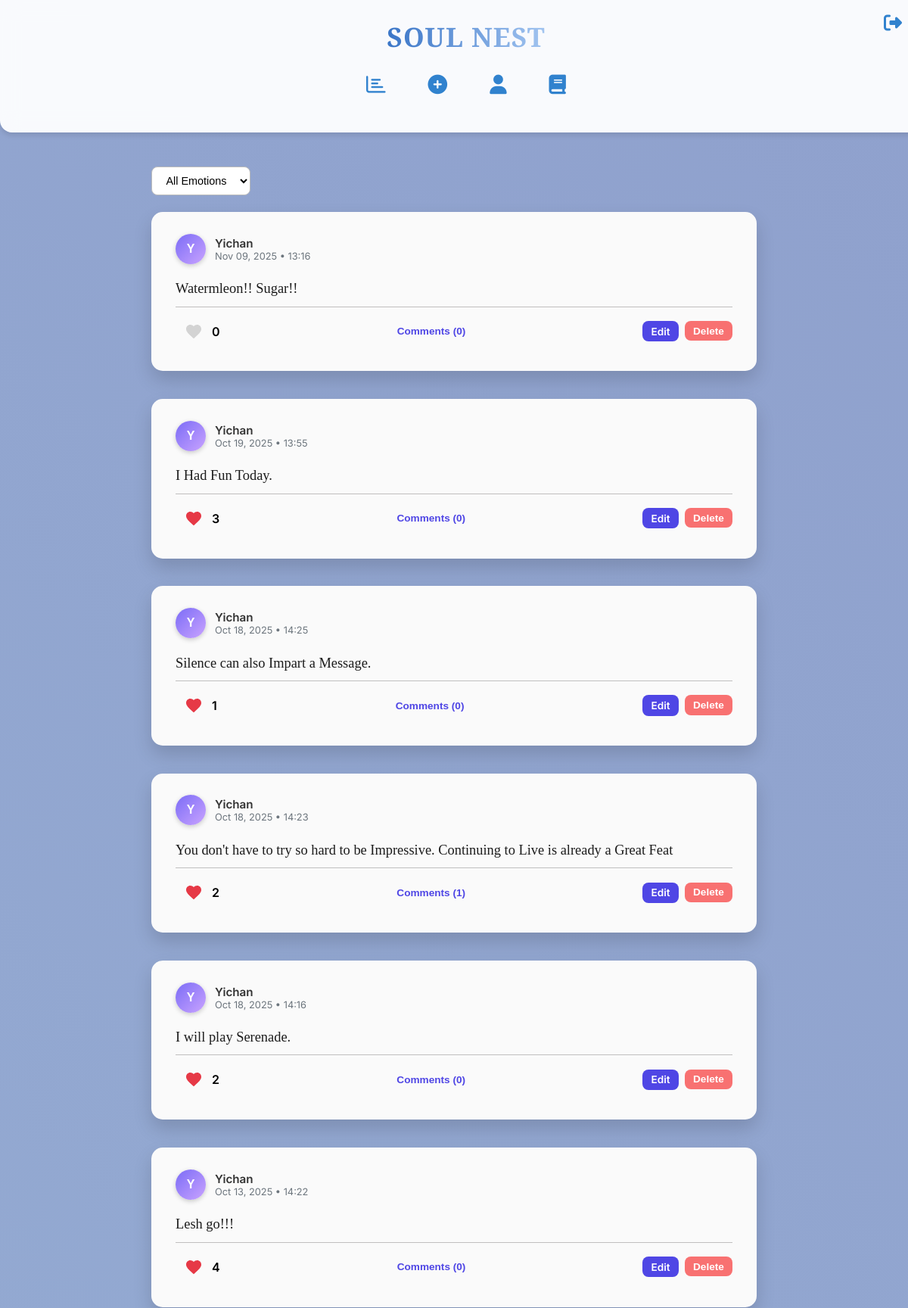
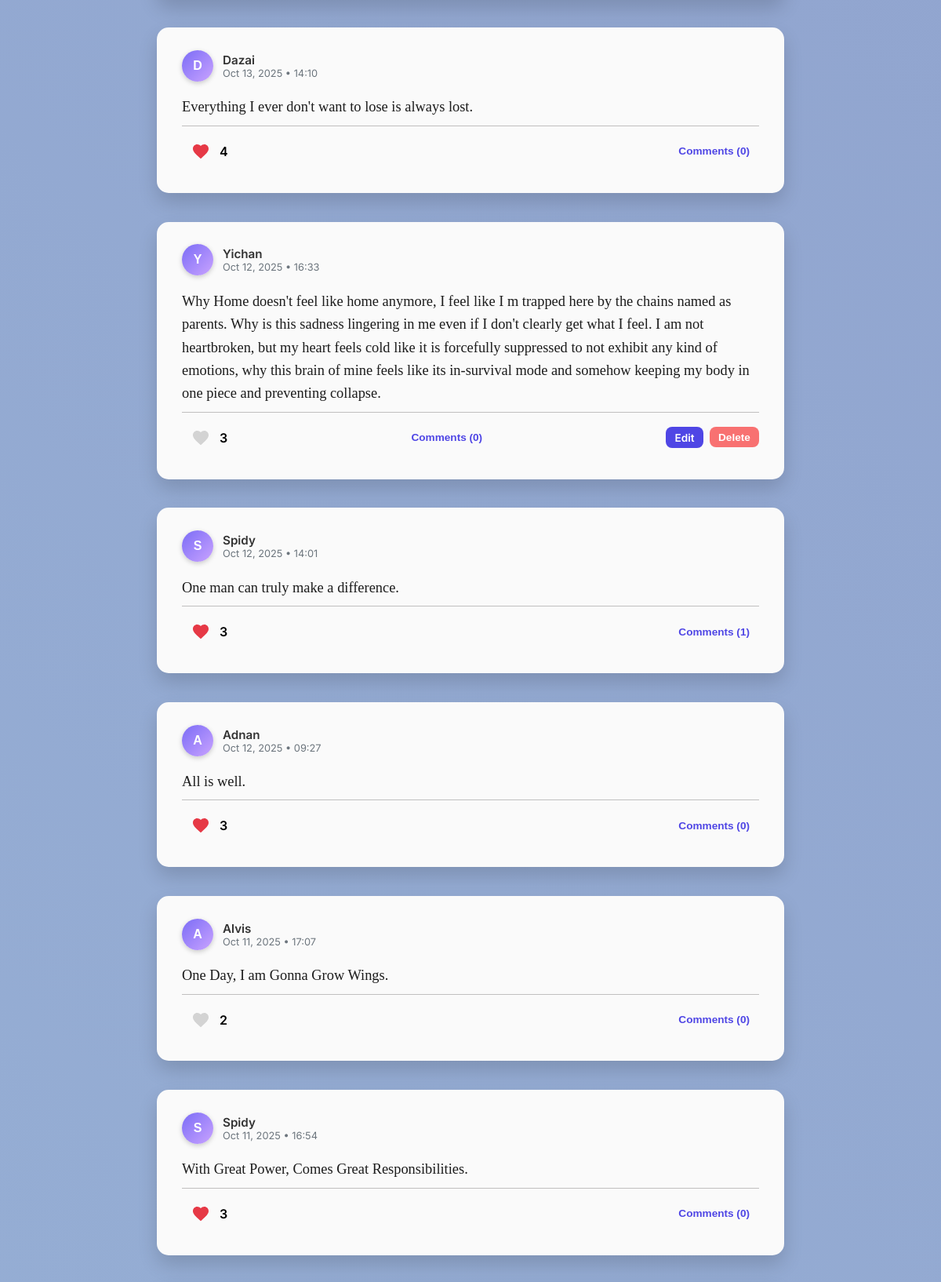
The app's page /thoughts (signed in, upper part) with its own data (2 pictures, top to bottom).
### models.py (models this page shows, shortened)
class Thought(db.Model):
    id = db.Column(db.Integer, primary_key=True)
    content = db.Column(db.Text, nullable=False)
    user_id = db.Column(db.Integer, db.ForeignKey('user.id'), nullable=False)
    timestamp = db.Column(db.DateTime, default=datetime.utcnow)
    mood = db.Column(db.String(50), nullable=True)
    comments = db.relationship('Comment', backref='thought', lazy='select')
    user = db.relationship('User', backref=db.backref('thoughts', lazy=True))
    liked_by = db.relationship(
        'User', secondary='likes',
        back_populates='liked_thoughts', lazy='dynamic' # Keep dynamic for efficiency
    )
    def is_liked_by(self, user):
        return self.liked_by.filter(likes.c.user_id == user.id).first() is not None
    def like_count(self):
        return self.liked_by.count()

class User(db.Model, UserMixin):
    id = db.Column(db.Integer, primary_key=True)
    username = db.Column(db.String(80), nullable=False, unique=True)
    password = db.Column(db.String(200), nullable=False)
    profile_image = db.Column(db.String(200), nullable=True)
    created_at = db.Column(db.DateTime, default=datetime.utcnow)
    liked_thoughts = db.relationship(
        'Thought', secondary='likes',
        back_populates='liked_by', lazy='dynamic'
    )

### app.py (the view)
@app.route('/thoughts')
@login_required
def thoughts():
    mood_filter = request.args.get("mood")
    query = (
        Thought.query
        .options(selectinload(Thought.comments))
        .order_by(Thought.timestamp.desc())
    )
    if mood_filter and mood_filter != "all":
        query = query.filter_by(mood=mood_filter)
    all_thoughts = query.all()
    return render_template(
        'thoughts.html',
        thoughts=all_thoughts,
        selected_mood=mood_filter
    )

### app.py (called while the page is built)
@login_manager.user_loader
def load_user(user_id):
    return User.query.get(int(user_id))  # Loads user by ID

### templates/thoughts.html (shortened to what this page needs)
{% extends "base.html" %}
{% block content %}
<form method="get" action="/thoughts" style="margin-bottom: 1.4rem;">
    <select name="mood" onchange="this.form.submit()" style="
        padding: 0.55rem 0.9rem;
        border-radius: 8px;
        border: 1px solid #bbb;
        font-size: 0.9rem;
        background: white; cursor: pointer;">
        <option value="all" {% if selected_mood=='all' or not selected_mood %}selected{% endif %}>All Emotions</option>
    </select>
</form>
<div class="feed-container" style="display: flex; flex-direction: column; gap: 1.5rem;">
    {% if thoughts %}
        {% for thought in thoughts %}
            <div class="thought-card mood-{{ thought.mood }}" id="thought-{{ thought.id }}" data-aos="fade-up" style="
                padding: 1.8rem 2rem;
                border-radius: 15px;
                box-shadow: 0 12px 25px rgba(0,0,0,0.15);
                transition: transform 0.3s ease, box-shadow 0.3s ease, background 0.4s ease;
            "
            onmouseover="this.style.transform='scale(1.03)'; this.style.boxShadow='0 18px 35px rgba(0,0,0,0.25)';"
            onmouseout="this.style.transform='scale(1)'; this.style.boxShadow='0 12px 25px rgba(0,0,0,0.15)';">
                <div class="thought-header" style="display: flex; align-items: center; gap: 0.75rem; margin-bottom: 0.75rem;">
                    <div style="
                        width: 40px; height: 40px;
                        border-radius: 50%;
                        background: linear-gradient(135deg, #7b6cf6, #c9a3ff);
                        display: flex; align-items: center; justify-content: center;
                        font-weight: 700; color: white;
                        font-family: 'Zalando Sans SemiExpanded', sans-serif;
                        font-size: 1rem; text-transform: uppercase;
                        box-shadow: 0 2px 6px rgba(0,0,0,0.2);
                    ">
                        {{ thought.user.username[0] }}
                    </div>
                    <div>
                        <div style="font-weight: 600; font-size: 0.95rem; color: #333;">
                            {{ thought.user.username }}
                        </div>
                        <div style="font-size: 0.8rem; color: #6c757d;">
                            {{ thought.timestamp.strftime('%b %d, %Y • %H:%M') }}
                        </div>
                    </div>
                </div>
                <p class="thought-content" style="
                    font-family: 'PT Serif', serif;
                    font-size: 1.15rem; color: #1c1c1c; font-weight: 500;
                    line-height: 1.6; margin-bottom: 0.5rem;
                ">
                    {{ thought.content }}
                </p>
                <div style="height:1px; background:#b0aeaec6; margin-top:0.5rem; margin-bottom:0.5rem; width:100%;"></div>
                <div class="thought-footer" style="display: flex; justify-content: space-between; align-items: center;">
                    <div class="like-section" style="display:flex; align-items:center; gap:0.003rem;">
                        <button type="button"
                                class="heart-icon {% if thought.is_liked_by(current_user) %}liked{% endif %}"
                                data-id="{{ thought.id }}"
                                onclick="toggleLike(this)"
                            style="background:none; border:none; cursor:pointer; display:flex; align-items:center; gap:0.2rem;">
                            <svg width="24" height="24" viewBox="0 0 24 24" fill="{% if thought.is_liked_by(current_user) %}#e63946{% else %}#d3d3d3{% endif %}" xmlns="http://www.w3.org/2000/svg">
                                <path d="M12 21.35l-1.45-1.32C5.4 15.36 2 12.28 2 8.5 2 5.42 4.42 3 7.5 3c1.74 0 3.41 0.81 4.5 2.09C13.09 3.81 14.76 3 16.5 3 19.58 3 22 5.42 22 8.5c0 3.78-3.4 6.86-8.55 11.54L12 21.35z"/>
                            </svg>
                        </button>
                        <span id="like-count-{{ thought.id }}" style="font-weight:600;">{{ thought.like_count() }}</span>
                    </div>
                    <div>
                        <button class="view-comments-btn" data-thought-id="{{ thought.id }}" style="border:none; background:none; color:#4f46e5; cursor:pointer; font-size:0.85rem;">
                            Comments ({{ thought.comments|length }})
                        </button>
                    </div>
                    {% if thought.user_id == current_user.id %}
                        <div style="display:flex; gap:0.5rem;">
                            <a href="{{ url_for('edit_thought', id=thought.id) }}" style="padding:0.35rem 0.7rem; font-size:0.85rem; font-weight:600; border-radius:8px; border:none; background:#4f46e5; color:white; text-decoration:none; cursor:pointer; transition: all 0.3s ease;" onmouseover="this.style.transform='translateY(-2px) scale(1.05)';" onmouseout="this.style.transform='none';">
                                Edit
                            </a>
                            <form action="{{ url_for('delete_thought', id=thought.id) }}" method="POST">
                                <button type="submit" style="padding:0.35rem 0.7rem; font-size:0.85rem; font-weight:600; border-radius:8px; border:none; background:#f87171; color:white; cursor:pointer; transition: all 0.3s ease;" onmouseover="this.style.transform='translateY(-2px) scale(1.05)';" onmouseout="this.style.transform='none';">
                                    Delete
                                </button>
                            </form>
                        </div>
                    {% endif %}
                </div>
            </div>
        {% endfor %}
    {% else %}
        <div class="no-thoughts text-center mt-5">
            <h3 style="font-family: 'PT Serif', serif;">No thoughts yet... 🌱</h3>
            <p style="color: #555;">Share your first thought to start building your soul nest!</p>
        </div>
    {% endif %}
</div>
{% endblock %}

### templates/base.html (style rules this page uses)
:root { --primary: #3182ce; --primary-light: #e0f2fe; --text-dark: #212529; --text-muted: #6c757d; --bg: #f8f9fa; --card-bg: #ffffff; --card-shadow: 0 4px 6px rgba(0, 0, 0, 0.1); }
body { font-family: 'Inter', sans-serif; margin: 0; background: linear-gradient(45deg, #a8d8ea 0%, #8b97c8 100%); background-size: 400% 400%; animation: gradientShift 15s ease infinite; overflow-x: hidden; }
.thought-card { background: rgba(255, 255, 255, 0.85); padding: 1.5rem; border-radius: 12px; box-shadow: var(--card-shadow); margin-bottom: 0.8rem; transition: transform 0.3s, box-shadow 0.3s, background 0.3s; }
button { width: 100%; padding: 0.75rem; background-color: var(--primary); color: white; border: none; border-radius: 8px; font-size: 1rem; font-weight: 600; cursor: pointer; }

### templates/thoughts.html (style rules this page uses)
.heart-icon svg { fill: #d3d3d3; width: 24px; height: 24px; display: block; background: transparent; border-radius: 50%; transition: transform 0.2s ease, fill 0.2s ease; }
.heart-icon.liked svg { fill: #e63946; }
.thought-card { background: #fafafa; transition: transform 0.3s ease, box-shadow 0.3s ease, background 0.4s ease; }

### records on screen
Thought: user "Y", user.username "Yichan", timestamp "Nov 09, 2025 • 13:16", content "Watermleon!! Sugar!!", like_count "0", comments|length "0"
Thought: user "Y", user.username "Yichan", timestamp "Oct 19, 2025 • 13:55", content "I Had Fun Today.", like_count "3", comments|length "0"
Thought: user "Y", user.username "Yichan", timestamp "Oct 18, 2025 • 14:25", content "Silence can also Impart a Message.", like_count "1", comments|length "0"
Thought: user "Y", user.username "Yichan", timestamp "Oct 18, 2025 • 14:23", content "You don't have to try so hard to be Impressive. Continuing to Live is already a Great Feat", like_count "2", comments|length "1"
Thought: user "Y", user.username "Yichan", timestamp "Oct 18, 2025 • 14:16", content "I will play Serenade.", like_count "2", comments|length "0"
Thought: user "Y", user.username "Yichan", timestamp "Oct 13, 2025 • 14:22", content "Lesh go!!!", like_count "4", comments|length "0"
Thought: user "D", user.username "Dazai", timestamp "Oct 13, 2025 • 14:10", content "Everything I ever don't want to lose is always lost.", like_count "4", comments|length "0"
Thought: user "Y", user.username "Yichan", timestamp "Oct 12, 2025 • 16:33", content "Why Home doesn't feel like home anymore, I feel like I m trapped here by the chains named as parents. Why is this sadness lingering in me even if I don't clearly get what I feel. I am not heartbroken, but my heart feels cold like it is forcefully suppressed to not exhibit any kind of emotions, why this brain of mine feels like its in-survival mode and somehow keeping my body in one piece and preventing collapse.", like_count "3", comments|length "0"
Thought: user "S", user.username "Spidy", timestamp "Oct 12, 2025 • 14:01", content "One man can truly make a difference.", like_count "3", comments|length "1"
Thought: user "A", user.username "Adnan", timestamp "Oct 12, 2025 • 09:27", content "All is well.", like_count "3", comments|length "0"
Thought: user "A", user.username "Alvis", timestamp "Oct 11, 2025 • 17:07", content "One Day, I am Gonna Grow Wings.", like_count "2", comments|length "0"
Thought: user "S", user.username "Spidy", timestamp "Oct 11, 2025 • 16:54", content "With Great Power, Comes Great Responsibilities.", like_count "3", comments|length "0"
